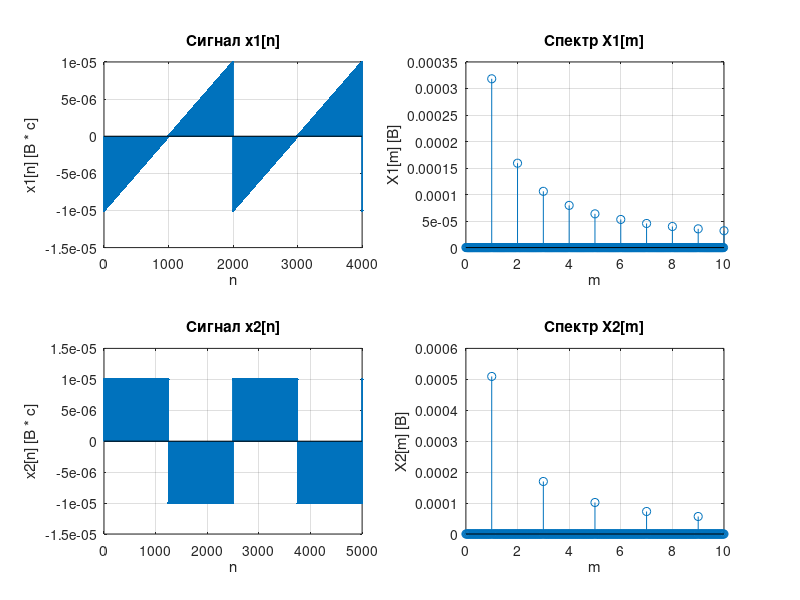
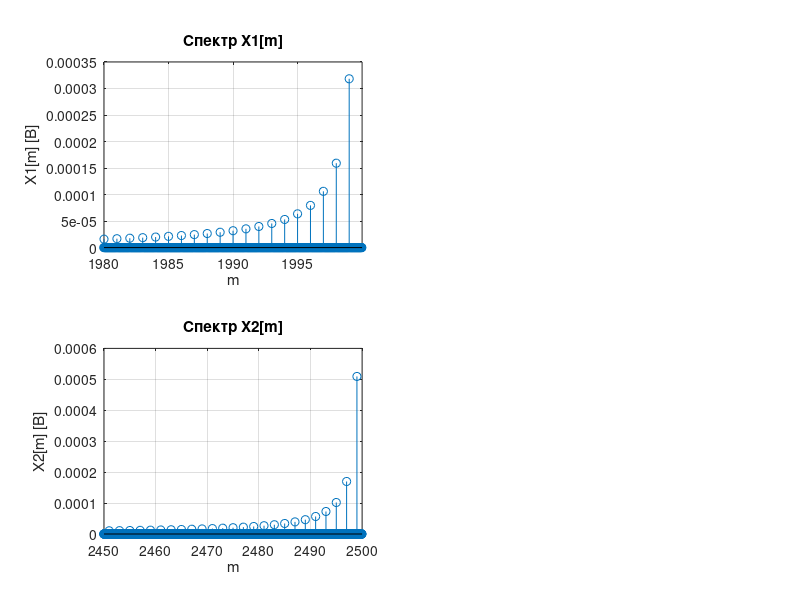

Source code (MATLAB) for these figures, in order:
Fd = 1e5; %Частота дискретизации
Td = 1/Fd; %Период Дискретизации
N = 1e5; %Кол-во отсчетов сигнала
t = 0:Td:N*Td-Td; %Дискретное нормированное время
fd = 1/(N*Td); %шаг по частоте
f =(0:N-1)*fd; %Дискретная частота

% Сигнал x1[n]
T1 = 20 *1e-3;
F1 = 1/T1;
x1 = Td*sawtooth(2*pi*t*F1);

% Сигнал x2[n]
T2 = 25*1e-3;
F2 = 1/T2;
x2 = Td*square(2*pi*t*F2);

% Амплитудный спектр X1[m]
X1 = fft(x1);
Tn1 = T1/Td; % Период в отсчетах
C1 = (2/Tn1)*abs(X1);
C1(1) = (1/Tn1)*abs(X1(1)); 

% Амплитудный спектр X2[m]
X2 = fft(x2);
Tn2 = T2/Td;
C2 = (2/Tn2)*abs(X2);
C2(1) = (1/Tn2)*abs(X2(1)); 

% Построение графиков
figure('Name','Вариант 20','NumberTitle','off');
subplot(2,2,1),stem(t*N,x1,'.'),grid on,xlim([0 2*N*T1]),title('Сигнал x1[n]'),xlabel('n'),ylabel('x1[n] [В * c]');
subplot(2,2,3),stem(t*N,x2,'.'),grid on,xlim([0 2*N*T2]),title('Сигнал x2[n]'),xlabel('n'),ylabel('x2[n] [В * c]');
subplot(2,2,2),stem(f/F1,C1),grid on,xlim([0 10]),ylim([0 3.5e-4]),title('Спектр X1[m]'),xlabel('m'),ylabel('X1[m] [В]');
subplot(2,2,4),stem(f/F2,C2),grid on,xlim([0 10]),title('Спектр X2[m]'),xlabel('m'),ylabel('X2[m] [В]');

figure('Name','Вариант 20','NumberTitle','off');
subplot(2,2,1),stem(f/F1,C1),grid on,xlim([1980 Tn1]),ylim([0 3.5e-4]),title('Спектр X1[m]'),xlabel('m'),ylabel('X1[m] [В]');
subplot(2,2,3),stem(f/F2,C2),grid on,xlim([2450 Tn2]),title('Спектр X2[m]'),xlabel('m'),ylabel('X2[m] [В]');